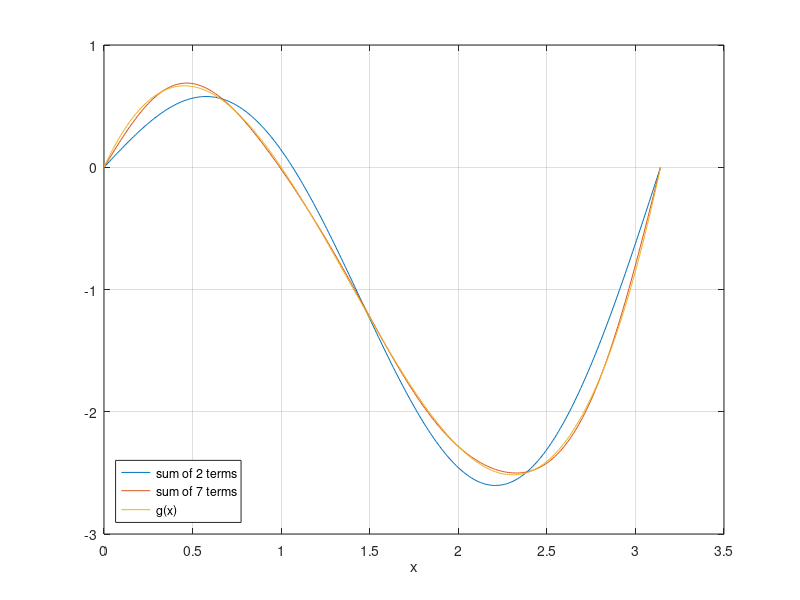

Write MATLAB code to recreate this figure.
% FOURIER2  Second example of a Fourier sine series on [0,pi].

g = @(x) x .* (x - 1) .* (x - pi);

% coefficients
N = 7
nn = 1:N;
for n=1:N
    c(n) = integral(@(x) g(x) .* sqrt(2/pi) .* sin(n*x), 0, pi);
end

% sum the series
x = 0:pi/300:pi;
sN = zeros(size(x));
for n=1:N
    sN = sN + c(n) * sqrt(2/pi) * sin(n*x);
end
s2 = c(1) * sqrt(2/pi) * sin(x) + c(2) * sqrt(2/pi) * sin(2 * x);

% plot results
figure(1)
plot(x, s2, x, sN, x, g(x))
xlabel x,  grid on
legend('sum of 2 terms', 'sum of 7 terms', 'g(x)', 'location', 'southwest')
print -dpng fourier2result.png
